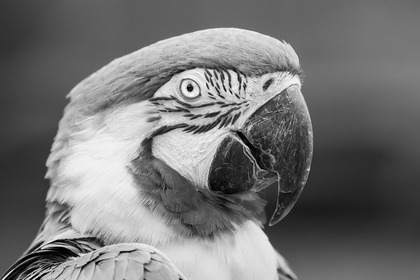
%> input picture Rishi_16/Question 5/img2.jpg, 420 x 280 px, shrunk from 2931 x 1954 before the run
$ octave Q5_b.m   (GNU Octave 9; MATLAB toolbox functions it lacks are replaced by stand-ins)
%> lines starting %> are read from the running program, lines starting %| are printed output that depends on the picture
pkg load image;
% Load an image
img = imread('img2.jpg');
%> img is the input picture: size 280x420x3 uint8; min 0, max 252, mean 116.2
% Convert the image to grayscale if it is not
if size(img,3)==3
 img = rgb2gray(img);
%> img: size 280x420 uint8
end
% Calculate the histogram
hist_img = zeros(256,1);
[r, c] = size(img);
%> r = 280; c = 420
for i=1:r
 for j=1:c
 hist_img(img(i,j)+1) = hist_img(img(i,j)+1) + 1;
 end
end
%> after the loop, hist_img = 256 values, max 1931 at index 95, min 0 at index 254, mean 459.4
% Perform histogram equalization
cdf = cumsum(hist_img) / numel(img);
%> cdf = 256 values from 0.000918 to 1
eq_img = zeros(size(img));
for i=1:r
 for j=1:c
 eq_img(i,j) = round(cdf(img(i,j)+1) * 255);
 end
end
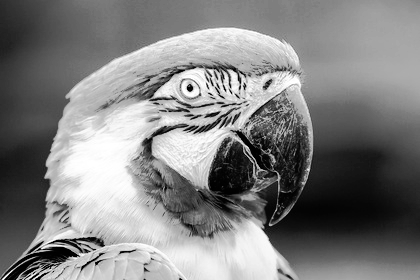
%> eq_img: size 280x420 double; min 0, max 255, mean 128.3
eq_img = uint8(eq_img);
%> eq_img: size 280x420 uint8
figure
imhist(img);
title("ORIGINAL HISTOGRAM");
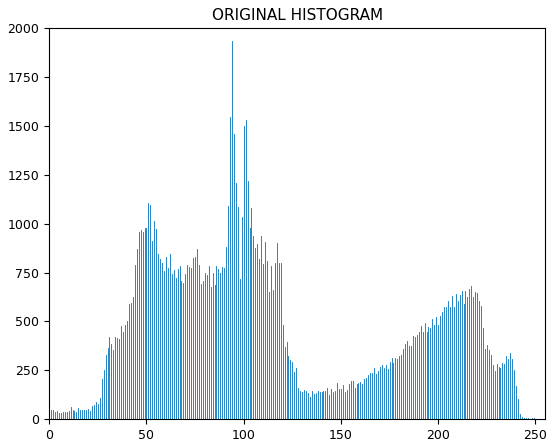
%> figure redrawn from the program's plot data; highest point at x = 94, y = 1931
figure
imhist(eq_img);
title("EQUILIZED HISTOGRAM");
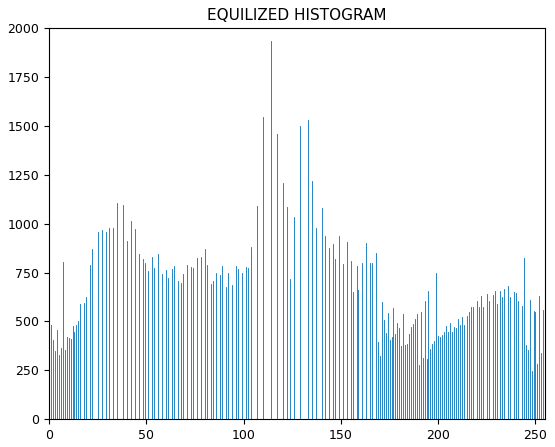
%> figure redrawn from the program's plot data; highest point at x = 114, y = 1931
figure
imshow(img);
title('ORIGINAL IMAGE');
figure
imshow(eq_img);
title('EQUILIZED IMAGE');

$ run again, with Rishi_16/Question 5/img1.png saved as Rishi_16/Question 5/img2.jpg
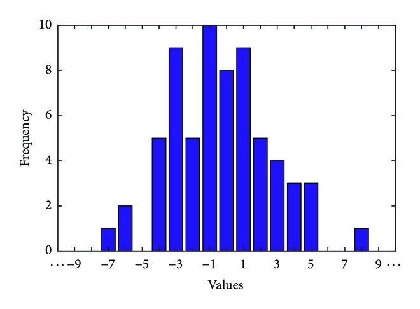
%> input picture Rishi_16/Question 5/img1.png, 420 x 309 px, shrunk from 660 x 486 before the run
%> img is the input picture: size 309x420x3 uint8; mean R, G, B 213.3, 211.7, 243.9
%> `img = rgb2gray(img);`:
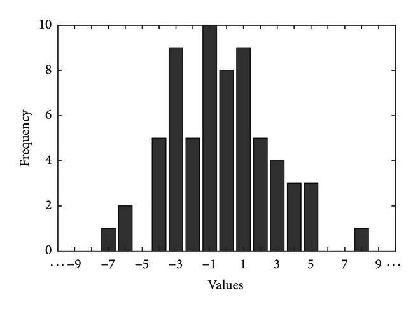
%> img: size 309x420 uint8; min 0, max 255, mean 215.9
%> after the loop `for i=1:r`: hist_img = 256 values, max 94377 at index 255, min 0 at index 114, mean 507
%> cdf = 256 values from 0.0001 to 1
%> `title("ORIGINAL HISTOGRAM");`:
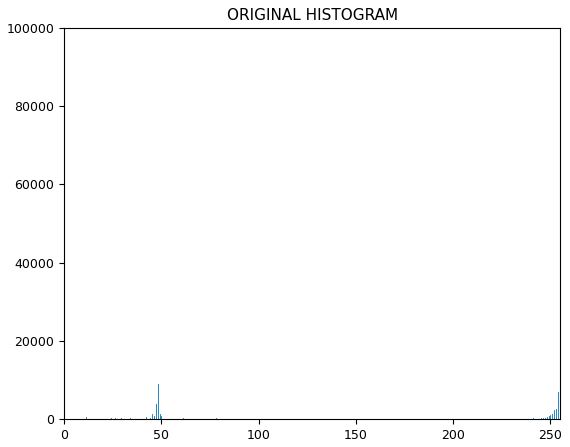
%> figure redrawn from the program's plot data; highest point at x = 255, y = 87436
